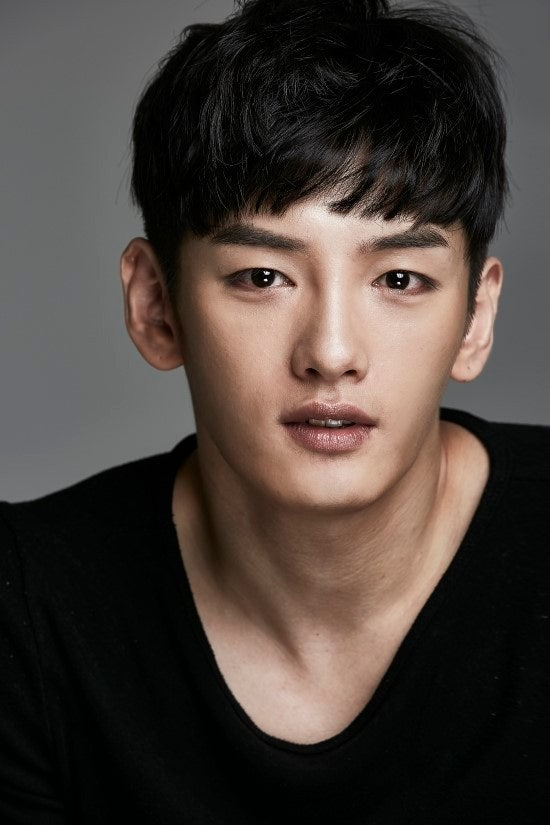
#> input picture test_images/test.jpg, 550 x 825 px
$ python -i skin_extractor.py   (imports and definitions only)
#> lines starting #> are read from the running program, lines starting #| are printed output that depends on the picture; after the words box and inside, x2 and y2 are one past the last pixel; in counts of white or black regions, pixels touching at a corner belong together
#> in process_skin, img is the input picture: shape (825, 550, 3); mean B, G, R 58.3, 63.8, 72.9
import cv2
import numpy as np
from skimage import color

def white_balance(img, strength=0.2):
    """
    단순 화이트 밸런스(LAB 색공간 기준)
    strength: 0~1, 보정 강도
    """
#> called with strength = 0.2
    # LAB 변환 후 float32로
    result = cv2.cvtColor(img, cv2.COLOR_BGR2LAB).astype(np.float32)
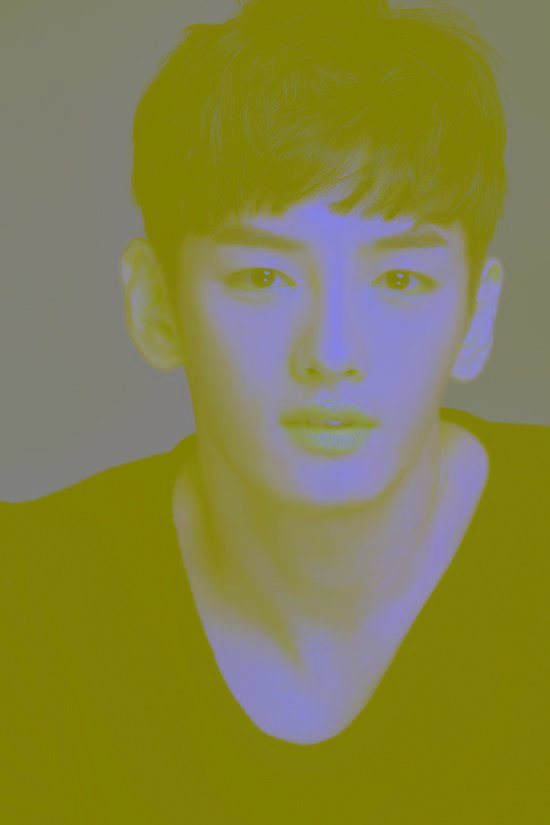
#> result: shape (825, 550, 3) float32; mean B, G, R 68.9, 131.1, 132.4
    avg_a = np.mean(result[:, :, 1])
#> avg_a = 130.8
    avg_b = np.mean(result[:, :, 2])
#> avg_b = 132.5

    # 채널 보정
    result[:, :, 1] -= (avg_a - 128) * strength
    result[:, :, 2] -= (avg_b - 128) * strength

    # 0~255 범위 제한 후 uint8로
    result = np.clip(result, 0, 255).astype(np.uint8)

    # 다시 BGR로 변환
    return cv2.cvtColor(result, cv2.COLOR_LAB2BGR)


def extract_skin_mask(img):
    """
    피부 영역 마스크 추출
    """
    # YCrCb 색공간에서 피부 영역 추출
    img_ycrcb = cv2.cvtColor(img, cv2.COLOR_BGR2YCrCb)
#> img_ycrcb: shape (825, 550, 3); mean of channels 0, 1, 2 66, 131.3, 124.6
    lower = np.array([0, 135, 85], dtype=np.uint8)
    upper = np.array([255, 180, 135], dtype=np.uint8)
    mask = cv2.inRange(img_ycrcb, lower, upper)
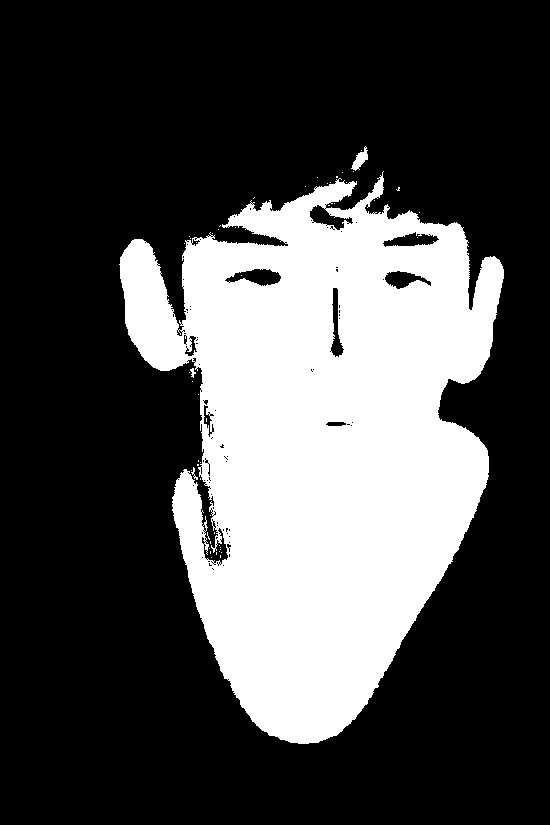
#> mask: shape (825, 550); 29.5% white; 52 white regions (48 under 20 px), largest, box (x1, y1, x2, y2) and area: (119, 171, 504, 744) 133710, (351, 146, 368, 171) 190, (190, 368, 196, 378) 30, (191, 467, 198, 480) 28
    return mask


def process_skin(image_path):
    """
    이미지 경로 입력 → 피부 색상 추출(LAB) + 화이트밸런스
    반환: skin_lab (np.array), corrected_img, skin_mask
    """
    img = cv2.imread(image_path)
    if img is None:
        raise FileNotFoundError(f"이미지를 찾을 수 없습니다: {image_path}")

    # 화이트 밸런스 적용
    corrected = white_balance(img, 0.2)

    # 피부 마스크
    skin_mask = extract_skin_mask(corrected)

    # 피부 영역 평균 색상 계산
    skin_pixels = corrected[skin_mask > 0]
    if len(skin_pixels) == 0:
        skin_lab = None
    else:
        skin_lab = color.rgb2lab(skin_pixels.reshape(-1, 1, 3)).reshape(-1, 3).mean(axis=0)
#> skin_lab = [49.88, 1.79, -18.07]

    return skin_lab, corrected, skin_mask

>>> result = process_skin('../test_images/test.jpg')
